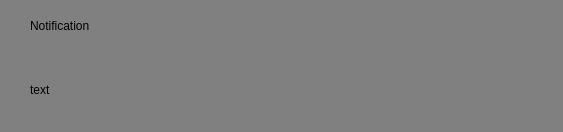
<?xml version="1.0" encoding="UTF-8"?>
<ui version="4.0">
 <class>notification</class>
 <widget class="QWidget" name="notification">
  <property name="geometry">
   <rect>
    <x>0</x>
    <y>0</y>
    <width>563</width>
    <height>132</height>
   </rect>
  </property>
  <property name="windowTitle">
   <string>Form</string>
  </property>
  <property name="styleSheet">
   <string notr="true">QWidget
{
background-color:gray;
}</string>
  </property>
  <widget class="QLabel" name="titrenotification">
   <property name="geometry">
    <rect>
     <x>30</x>
     <y>10</y>
     <width>181</width>
     <height>31</height>
    </rect>
   </property>
   <property name="text">
    <string>Notification</string>
   </property>
  </widget>
  <widget class="QLabel" name="textnotification">
   <property name="geometry">
    <rect>
     <x>30</x>
     <y>80</y>
     <width>63</width>
     <height>20</height>
    </rect>
   </property>
   <property name="text">
    <string>text</string>
   </property>
  </widget>
 </widget>
 <resources/>
 <connections/>
</ui>
